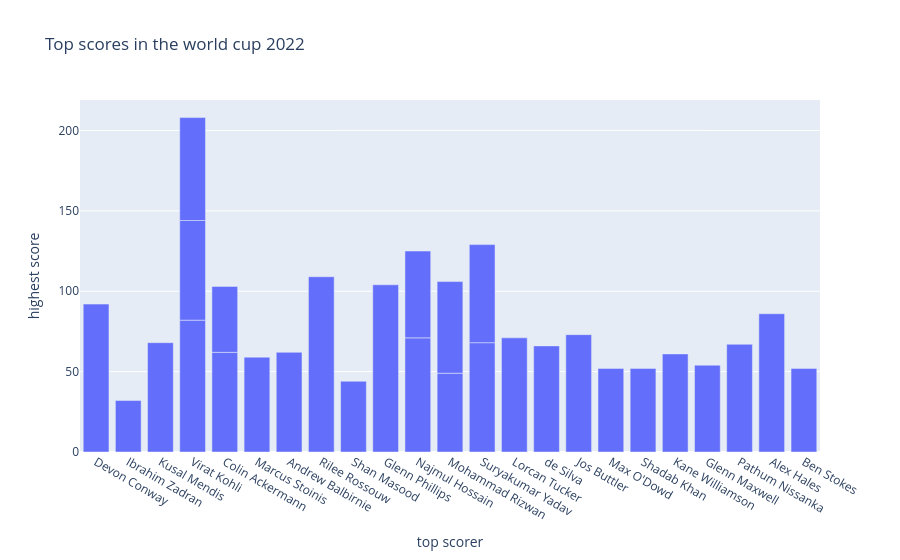

The notebook cell saved with this chart:
### Code cell
fig=px.bar(df,x=df["top scorer"],y=df["highest score"],title="Top scores in the world cup 2022")
plt.xticks(rotation=90)
fig.show()

### Figure 1 — Plotly figure (JSON) as saved in the notebook; plotly's stock layout.template omitted (floating-point values rounded to 4 significant figures)
{"data": [{"hovertemplate": "top scorer=%{x}<br>highest score=%{y}<extra></extra>", "legendgroup": "", "marker": {"color": "#636efa", "pattern": {"shape": ""}}, "name": "", "orientation": "v", "showlegend": false, "textposition": "auto", "type": "bar", "x": ["Devon Conway", "Ibrahim Zadran", "Kusal Mendis", "Virat Kohli", "Colin Ackermann", "Marcus Stoinis", "Andrew Balbirnie", "Rilee Rossouw", "Virat Kohli", "Shan Masood", "Glenn Phillips", "Najmul Hossain", "Mohammad Rizwan", "Suryakumar Yadav", "Lorcan Tucker", "de Silva", "Jos Buttler", "Max O'Dowd", "Virat Kohli", "Shadab Khan", "Kane Williamson", "Glenn Maxwell", "Pathum Nissanka", "Colin Ackermann", "Najmul Hossain", "Suryakumar Yadav", "Mohammad Rizwan", "Alex Hales", "Ben Stokes"], "xaxis": "x", "y": [92.0, 32.0, 68.0, 82.0, 62.0, 59.0, 62.0, 109.0, 62.0, 44.0, 104.0, 71.0, 49.0, 68.0, 71.0, 66.0, 73.0, 52.0, 64.0, 52.0, 61.0, 54.0, 67.0, 41.0, 54.0, 61.0, 57.0, 86.0, 52.0], "yaxis": "y"}], "layout": {"barmode": "relative", "legend": {"tracegroupgap": 0}, "title": {"text": "Top scores in the world cup 2022"}, "xaxis": {"anchor": "y", "domain": [0, 1], "title": {"text": "top scorer"}}, "yaxis": {"anchor": "x", "domain": [0, 1], "title": {"text": "highest score"}}}}
